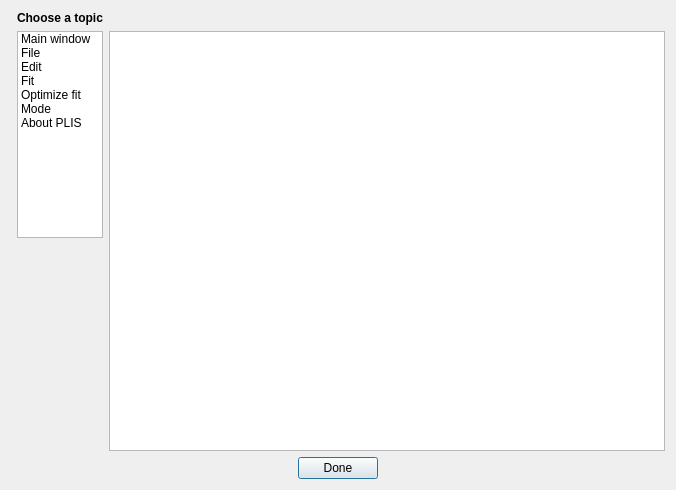
<?xml version="1.0" encoding="UTF-8"?>
<ui version="4.0">
 <class>Help</class>
 <widget class="QDialog" name="Help">
  <property name="geometry">
   <rect>
    <x>0</x>
    <y>0</y>
    <width>676</width>
    <height>490</height>
   </rect>
  </property>
  <property name="windowTitle">
   <string>PLIS - Help</string>
  </property>
  <layout class="QGridLayout" name="gridLayout">
   <item row="1" column="1">
    <widget class="QListWidget" name="listWidget">
     <property name="sizePolicy">
      <sizepolicy hsizetype="Ignored" vsizetype="Expanding">
       <horstretch>0</horstretch>
       <verstretch>0</verstretch>
      </sizepolicy>
     </property>
     <item>
      <property name="text">
       <string>Main window</string>
      </property>
     </item>
     <item>
      <property name="text">
       <string>File</string>
      </property>
     </item>
     <item>
      <property name="text">
       <string>Edit</string>
      </property>
     </item>
     <item>
      <property name="text">
       <string>Fit</string>
      </property>
     </item>
     <item>
      <property name="text">
       <string>Optimize fit</string>
      </property>
     </item>
     <item>
      <property name="text">
       <string>Mode</string>
      </property>
     </item>
     <item>
      <property name="text">
       <string>About PLIS</string>
      </property>
     </item>
    </widget>
   </item>
   <item row="0" column="1">
    <widget class="QLabel" name="label">
     <property name="font">
      <font>
       <family>Helvetica</family>
       <weight>75</weight>
       <bold>true</bold>
      </font>
     </property>
     <property name="text">
      <string>Choose a topic</string>
     </property>
    </widget>
   </item>
   <item row="3" column="0" colspan="3">
    <layout class="QHBoxLayout" name="horizontalLayout">
     <item>
      <spacer name="horizontalSpacer">
       <property name="orientation">
        <enum>Qt::Horizontal</enum>
       </property>
       <property name="sizeHint" stdset="0">
        <size>
         <width>40</width>
         <height>20</height>
        </size>
       </property>
      </spacer>
     </item>
     <item>
      <widget class="QPushButton" name="pushButton_2">
       <property name="text">
        <string>Done</string>
       </property>
      </widget>
     </item>
     <item>
      <spacer name="horizontalSpacer_2">
       <property name="orientation">
        <enum>Qt::Horizontal</enum>
       </property>
       <property name="sizeHint" stdset="0">
        <size>
         <width>40</width>
         <height>20</height>
        </size>
       </property>
      </spacer>
     </item>
    </layout>
   </item>
   <item row="2" column="1">
    <spacer name="verticalSpacer">
     <property name="orientation">
      <enum>Qt::Vertical</enum>
     </property>
     <property name="sizeHint" stdset="0">
      <size>
       <width>20</width>
       <height>40</height>
      </size>
     </property>
    </spacer>
   </item>
   <item row="1" column="2" rowspan="2">
    <widget class="QTextBrowser" name="text"/>
   </item>
  </layout>
 </widget>
 <resources/>
 <connections/>
</ui>
